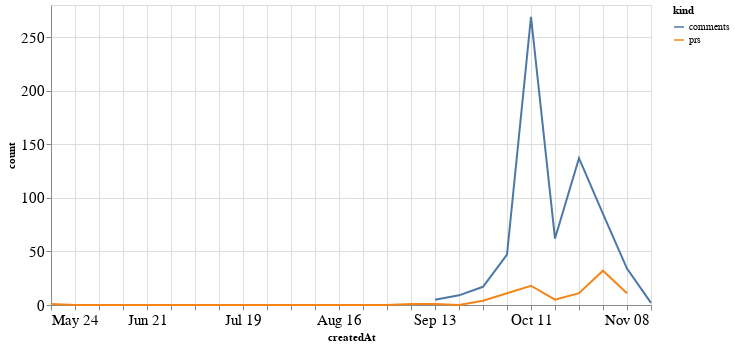

Notebook code cell kept with this figure:
### Code cell
alt.Chart(total_time, width=600).mark_line().encode(
    x='createdAt',
    y='count',
    color='kind'
)

### Figure 1 — Vega-Lite specification as saved in the notebook (floating-point values rounded to 4 significant figures)
{"config": {"axisLeft": {"labelFontSize": 15}, "axisBottom": {"labelFontSize": 15}}, "data": {"name": "data-a69c7092a6e29e311b459fc8ca321def"}, "mark": "line", "encoding": {"color": {"type": "nominal", "field": "kind"}, "x": {"type": "temporal", "field": "createdAt"}, "y": {"type": "quantitative", "field": "count"}}, "width": 600, "$schema": "https://vega.github.io/schema/vega-lite/v4.8.1.json", "datasets": {"data-a69c7092a6e29e311b459fc8ca321def": [{"createdAt": "2020-05-24T00:00:00", "kind": "prs", "count": 1.0}, {"createdAt": "2020-05-31T00:00:00", "kind": "prs", "count": 0.0}, {"createdAt": "2020-06-07T00:00:00", "kind": "prs", "count": 0.0}, {"createdAt": "2020-06-14T00:00:00", "kind": "prs", "count": 0.0}, {"createdAt": "2020-06-21T00:00:00", "kind": "prs", "count": 0.0}, {"createdAt": "2020-06-28T00:00:00", "kind": "prs", "count": 0.0}, {"createdAt": "2020-07-05T00:00:00", "kind": "prs", "count": 0.0}, {"createdAt": "2020-07-12T00:00:00", "kind": "prs", "count": 0.0}, {"createdAt": "2020-07-19T00:00:00", "kind": "prs", "count": 0.0}, {"createdAt": "2020-07-26T00:00:00", "kind": "prs", "count": 0.0}, {"createdAt": "2020-08-02T00:00:00", "kind": "prs", "count": 0.0}, {"createdAt": "2020-08-09T00:00:00", "kind": "prs", "count": 0.0}, {"createdAt": "2020-08-16T00:00:00", "kind": "prs", "count": 0.0}, {"createdAt": "2020-08-23T00:00:00", "kind": "prs", "count": 0.0}, {"createdAt": "2020-08-30T00:00:00", "kind": "prs", "count": 0.0}, {"createdAt": "2020-09-06T00:00:00", "kind": "prs", "count": 1.0}, {"createdAt": "2020-09-13T00:00:00", "kind": "prs", "count": 1.0}, {"createdAt": "2020-09-20T00:00:00", "kind": "prs", "count": 0.0}, {"createdAt": "2020-09-27T00:00:00", "kind": "prs", "count": 4.0}, {"createdAt": "2020-10-04T00:00:00", "kind": "prs", "count": 11.0}, {"createdAt": "2020-10-11T00:00:00", "kind": "prs", "count": 18.0}, {"createdAt": "2020-10-18T00:00:00", "kind": "prs", "count": 5.0}, {"createdAt": "2020-10-25T00:00:00", "kind": "prs", "count": 11.0}, {"createdAt": "2020-11-01T00:00:00", "kind": "prs", "count": 32.0}, {"createdAt": "2020-11-08T00:00:00", "kind": "prs", "count": 11.0}, {"createdAt": "2020-11-15T00:00:00", "kind": "prs", "count": null}, {"createdAt": "2020-05-24T00:00:00", "kind": "comments", "count": null}, {"createdAt": "2020-05-31T00:00:00", "kind": "comments", "count": null}, {"createdAt": "2020-06-07T00:00:00", "kind": "comments", "count": null}, {"createdAt": "2020-06-14T00:00:00", "kind": "comments", "count": null}, {"createdAt": "2020-06-21T00:00:00", "kind": "comments", "count": null}, {"createdAt": "2020-06-28T00:00:00", "kind": "comments", "count": null}, {"createdAt": "2020-07-05T00:00:00", "kind": "comments", "count": null}, {"createdAt": "2020-07-12T00:00:00", "kind": "comments", "count": null}, {"createdAt": "2020-07-19T00:00:00", "kind": "comments", "count": null}, {"createdAt": "2020-07-26T00:00:00", "kind": "comments", "count": null}, {"createdAt": "2020-08-02T00:00:00", "kind": "comments", "count": null}, {"createdAt": "2020-08-09T00:00:00", "kind": "comments", "count": null}, {"createdAt": "2020-08-16T00:00:00", "kind": "comments", "count": null}, {"createdAt": "2020-08-23T00:00:00", "kind": "comments", "count": null}, {"createdAt": "2020-08-30T00:00:00", "kind": "comments", "count": null}, {"createdAt": "2020-09-06T00:00:00", "kind": "comments", "count": null}, {"createdAt": "2020-09-13T00:00:00", "kind": "comments", "count": 5.0}, {"createdAt": "2020-09-20T00:00:00", "kind": "comments", "count": 9.0}, {"createdAt": "2020-09-27T00:00:00", "kind": "comments", "count": 17.0}, {"createdAt": "2020-10-04T00:00:00", "kind": "comments", "count": 47.0}, {"createdAt": "2020-10-11T00:00:00", "kind": "comments", "count": 269.0}, {"createdAt": "2020-10-18T00:00:00", "kind": "comments", "count": 62.0}, {"createdAt": "2020-10-25T00:00:00", "kind": "comments", "count": 137.0}, {"createdAt": "2020-11-01T00:00:00", "kind": "comments", "count": 85.0}, {"createdAt": "2020-11-08T00:00:00", "kind": "comments", "count": 34.0}, {"createdAt": "2020-11-15T00:00:00", "kind": "comments", "count": 2.0}]}}
